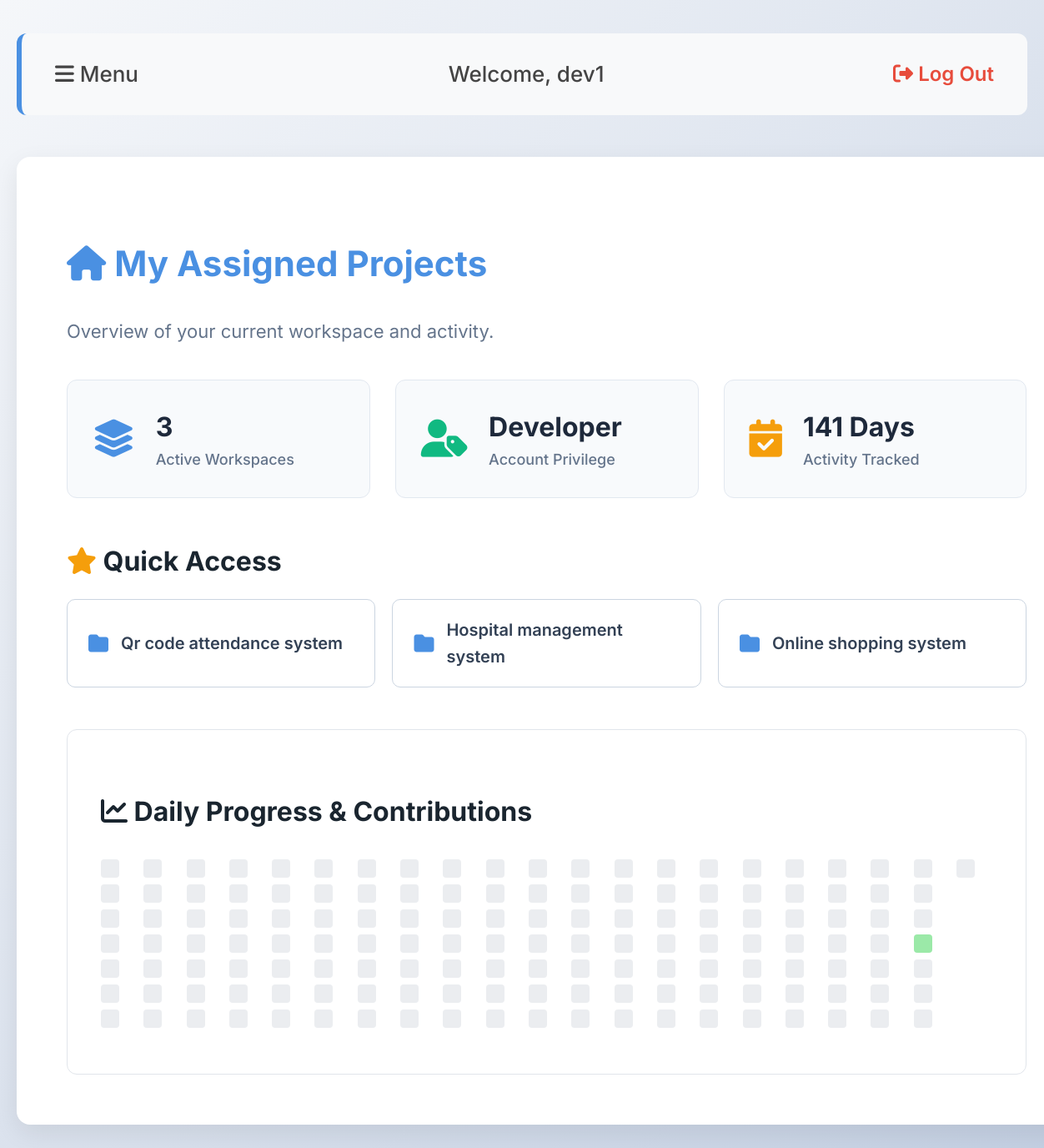
/ (signed in), run on the app's committed database.
### tables this page shows
CREATE TABLE users (
            id INTEGER PRIMARY KEY AUTOINCREMENT,
            username TEXT UNIQUE NOT NULL,
            password TEXT NOT NULL,
            role TEXT NOT NULL
        , full_name TEXT DEFAULT '', profile_image TEXT DEFAULT 'default.png');

CREATE TABLE projects (
            id INTEGER PRIMARY KEY AUTOINCREMENT,
            title TEXT NOT NULL,
            manager_id INTEGER,
            deadline DATE,
            status TEXT DEFAULT 'Ongoing'
        );

### app.py (the view)
@app.route('/')
def dashboard():
    if 'username' not in session:
        return redirect(url_for('login'))
    conn = get_db_connection()
    user_role = session.get('role')
    user_id = session.get('user_id')
    current_user = conn.execute('SELECT * FROM users WHERE id = ?', (user_id,)).fetchone()
    if user_role == 'admin':
        projects = conn.execute('SELECT * FROM projects').fetchall()
        dashboard_title = "Global Project Overview (Admin)"
    elif user_role == 'manager':
        projects = conn.execute('SELECT * FROM projects WHERE manager_id = ?', (user_id,)).fetchall()
        dashboard_title = "My Managed Projects"
    else:
        projects = conn.execute('''
            SELECT DISTINCT projects.*
            FROM projects
            JOIN tasks ON projects.id = tasks.project_id
            WHERE tasks.developer_id = ?
        ''', (user_id,)).fetchall()
        dashboard_title = "My Assigned Projects"
    activities = conn.execute('SELECT date, count FROM activities WHERE user_id = ?', (user_id,)).fetchall()
    activity_dict = {row['date']: row['count'] for row in activities}
    today = date.today()
    days = []
    for i in range(140, -1, -1):
        d = (today - timedelta(days=i)).strftime('%Y-%m-%d')
        count = activity_dict.get(d, 0)
        level = 0
        if count > 0: level = 1
        if count >= 3: level = 2
        if count >= 5: level = 3
        if count >= 7: level = 4
        days.append({'date': d, 'level': level, 'count': count})
    conn.close()
    return render_template('dashboard.html', projects=projects,
                           role=user_role, user=current_user,
                           dashboard_title=dashboard_title, days=days)

### app.py (called while the page is built)
def get_db_connection():
    conn = sqlite3.connect('project_manager.db', timeout=10.0)
    conn.row_factory = sqlite3.Row
    return conn

### templates/dashboard.html (shortened to what this page needs)
<!DOCTYPE html>
<html>
<head>
    <link rel="stylesheet" href="https://cdnjs.cloudflare.com/ajax/libs/font-awesome/6.4.0/css/all.min.css">
    <link rel="stylesheet" href="{{ url_for('static', filename='style.css') }}">
</head>
<body>
    <div id="main">
        <div class="nav-bar">
            <span class="hamburger-btn" onclick="openNav()">
                <i class="fas fa-bars"></i> Menu
            </span>
            <span>Welcome, {{ user.full_name or user.username }}</span>
            <a href="{{ url_for('logout') }}" class="logout-link">
                <i class="fas fa-sign-out-alt"></i> Log Out
            </a>
        </div>
        <div class="container">
            <h2><i class="fas fa-home"></i> {{ dashboard_title }}</h2>
            <p style="font-size: 22px; color: #64748b; margin-bottom: 40px;">Overview of your current workspace and activity.</p>
            <div class="stats-grid">
                <div class="stat-card">
                    <i class="fas fa-layer-group" style="color: #4a90e2;"></i>
                    <div class="stat-info">
                        <h4>{{ projects|length }}</h4>
                        <p>Active Workspaces</p>
                    </div>
                </div>
                <div class="stat-card">
                    <i class="fas fa-user-tag" style="color: #10b981;"></i>
                    <div class="stat-info">
                        <h4>{{ role | capitalize }}</h4>
                        <p>Account Privilege</p>
                    </div>
                </div>
                <div class="stat-card">
                    <i class="fas fa-calendar-check" style="color: #f59e0b;"></i>
                    <div class="stat-info">
                        <h4>{{ days|length }} Days</h4>
                        <p>Activity Tracked</p>
                    </div>
                </div>
            </div>
            {% if projects %}
            <h3 style="margin-bottom: 20px;"><i class="fas fa-star" style="color: #f59e0b;"></i> Quick Access</h3>
            <div class="quick-projects-grid">
                {% for project in projects %}
                <a href="{{ url_for('project_detail', project_id=project.id) }}" class="quick-project-card">
                    <i class="fas fa-folder"></i>
                    <span>{{ project.title }}</span>
                </a>
                {% endfor %}
            </div>
            {% endif %}
            <div class="graph-panel" style="margin-top: 0;">
                <h3><i class="fas fa-chart-line"></i> Daily Progress & Contributions</h3>
                <div class="contribution-graph">
                    {% for day in days %}
                        <div class="graph-day" data-level="{{ day.level }}" title="{{ day.date }}: {{ day.count }} contributions"></div>
                    {% endfor %}
                </div>
            </div>
        </div>
    </div>
</body>
</html>

### static/style.css (style rules this page uses)
body { font-family: 'Inter', sans-serif; background: linear-gradient(135deg, #f5f7fa 0%, #c3cfe2 100%); background-attachment: fixed; color: #333; line-height: 1.6; margin: 0; padding: 40px 20px; font-size: 18px; }
h2 { font-size: 42px; color: #1a252f; font-weight: 700; margin-bottom: 30px; }
h3 { font-size: 32px; color: #1a252f; font-weight: 700; }
.container { width: 95%; max-width: 1400px; margin: 20px auto; background: #ffffff; padding: 60px; border-radius: 16px; box-shadow: 0 10px 30px rgba(0,0,0,0.08); }
.container h2, .container h2 i { color: #4a90e2; }
.nav-bar { display: flex; justify-content: space-between; align-items: center; background-color: #f8f9fa; padding: 28px 40px; border-radius: 12px; margin-bottom: 50px; border-left: 6px solid #4a90e2; }
.nav-bar span { font-size: 26px; font-weight: 500; color: #444; }
.logout-link { color: #e74c3c; font-size: 24px; font-weight: 600; text-decoration: none; transition: color 0.3s; }
.hamburger-btn { cursor: pointer; font-size: 34px; color: #4a90e2; margin-right: 25px; transition: transform 0.2s; }
.graph-panel { background: #fff; border-radius: 12px; padding: 40px; border: 1px solid #e1e5eb; margin-top: 50px; }
.contribution-graph { display: grid; grid-template-rows: repeat(7, 22px); grid-auto-flow: column; gap: 8px; overflow-x: auto; padding-bottom: 15px; }
.graph-day { width: 22px; height: 22px; border-radius: 4px; background-color: #ebedf0; }
.graph-day[data-level="1"] { background-color: #9be9a8; }
.stats-grid { display: grid; grid-template-columns: repeat(auto-fit, minmax(280px, 1fr)); gap: 30px; margin-bottom: 50px; }
.stat-card { background: #f8fafc; border: 1px solid #e2e8f0; border-radius: 12px; padding: 30px; display: flex; align-items: center; transition: transform 0.2s, box-shadow 0.2s; }
.stat-card i { font-size: 45px; margin-right: 25px; }
.stat-info h4 { margin: 0; font-size: 32px; color: #1e293b; font-weight: 700; }
.stat-info p { margin: 0; font-size: 18px; color: #64748b; font-weight: 500; }
.quick-projects-grid { display: grid; grid-template-columns: repeat(auto-fill, minmax(300px, 1fr)); gap: 20px; margin-bottom: 50px; }
a.quick-project-card { background: #ffffff; border: 1px solid #cbd5e1; padding: 20px 25px; border-radius: 10px; text-decoration: none; color: #334155; font-size: 20px; font-weight: 600; display: flex; align-items: center; transition: all 0.2s; }
a.quick-project-card i { color: #4a90e2; margin-right: 15px; font-size: 24px; }

### data on the page
users: full_name+username "dev1", role "Developer"
projects: title "Qr code attendance system"
projects: title "Hospital management system"
projects: title "Online shopping system"

### other printed values
{{ dashboard_title }} "My Assigned Projects"
{{ projects|length }} "3"
{{ days|length }} "141"
